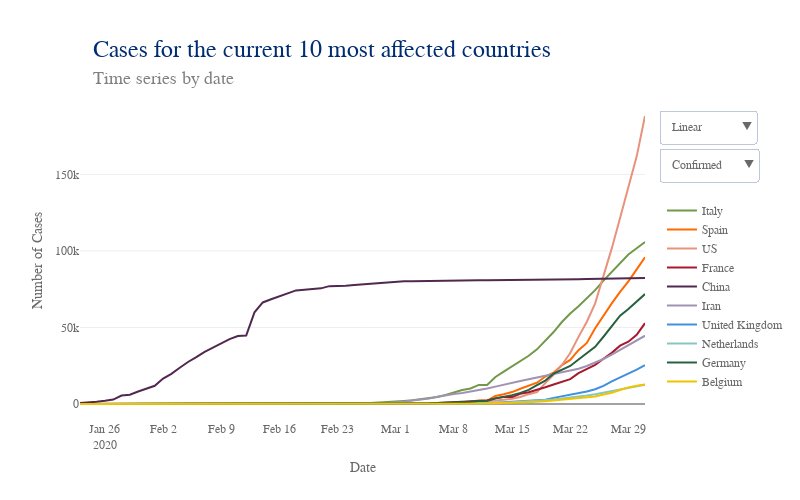

Source (notebook cell):
### Markdown cell above
## <span style="color:orange">Timelines</span>
<hr style="border: 1px solid #D3D3D3" >

### Code cell
# Plot timeline confirmed top ten countries

# Plot

data = []
for i, c in enumerate(top10_country):
    data.append(go.Scatter(x = df_merged[df_merged['Country/Region'] == c].dt,
                           y = df_merged[df_merged['Country/Region'] == c].confirmed,
                           name = c,
                           marker = dict(color = top10_col[i]),
                           hoverinfo = 'text+y',
                           hovertext = c,
                           hoverlabel = dict(bordercolor = top10_col[i], 
                                 bgcolor = 'white', 
                                 font = dict(color = top10_col[i])),
                          ))
    data.append(go.Scatter(x = df_merged[df_merged['Country/Region'] == c].dt,
                           y = df_merged[df_merged['Country/Region'] == c].deaths,
                           name = c,
                           marker = dict(color = top10_col[i]),
                           hoverinfo = 'text+y',
                           hovertext = c,
                           hoverlabel = dict(bordercolor = top10_col[i], 
                                 bgcolor = 'white', 
                                 font = dict(color = top10_col[i])),
                           showlegend = False,
                           visible = False
                          ))

conf_visible = [True, False, True, False, True, False, True, False, True, False, 
                True, False, True, False, True, False, True, False, True, False] 
death_visible = [False, True, False, True, False, True, False, True, False, True, 
                 False, True, False, True, False, True, False, True, False, True]

lay = go.Layout(width = 800, 
                height = 500, 
                #bargap = 0.2,
                xaxis = dict(title='Date',
                             nticks = 10,
                             rangemode = 'nonnegative',
                             zeroline = False,
                             showgrid = False,
                            ),
                yaxis = dict(title='Number of Cases',
                             type = 'linear',
                            ),
                hovermode = 'closest',
                font = dict(size = label_size,
                            family = label_font,
                            color = label_col,
                           ),
                legend = dict(x = 1.03, 
                              y = 0.7),
                annotations=[dict(x = 0.02,
                                  y = 1.2,
                                  showarrow = False,
                                  text = 'Cases for the current 10 most affected countries',
                                  xref = 'paper',
                                  yref = 'paper',
                                  font=dict(
                                      family = title_font,
                                      size = title_size,
                                      color = title_col,),
                                 ),
                             dict(x = 0.02,
                                  y = 1.1,
                                  showarrow = False,
                                  text = 'Time series by date',
                                  xref = 'paper',
                                  yref = 'paper',
                                  font=dict(
                                      family = subtitle_font,
                                      size = subtitle_size,
                                      color = subtitle_col,),
                                 ),
                            ],
                updatemenus=[dict(buttons=list([dict(args = ["yaxis.type", 'linear'],
                                                     label = 'Linear',
                                                     method = 'relayout'
                                                    ),
                                                dict(
                                                    args = ["yaxis.type", 'log'],
                                                    label = 'Logarithmic',
                                                    method = 'relayout'
                                                )
                                               ]),
                                  direction = "down",
                                  pad = {"r": 10, "t": 10},
                                  showactive = True,
                                  x = 1.025,
                                  xanchor = 'left',
                                  y = 1.00,
                                  yanchor = 'top'
                                 ),
                             dict(buttons=list([dict(args = [{'visible': conf_visible, 'showlegend' : True }],
                                                     label = 'Confirmed   ',
                                                     method = 'restyle'
                                                    ),
                                                dict(args = [{'visible': death_visible, 'showlegend' : True }],
                                                     label = 'Deaths',
                                                     method = 'restyle'
                                                    ),
                                               ]),
                                  direction = "down",
                                  pad = {"r": 10, "t": 10},
                                  showactive = True,
                                  x = 1.025,
                                  xanchor = 'left',
                                  y = 0.88,
                                  yanchor = 'top'
                                 ),
                            ]
               )


fig = dict(data=data, layout=lay)
plotly.offline.iplot(fig)

### Figure 1 — Plotly figure (JSON) as saved in the notebook; plotly's stock layout.template omitted (floating-point values rounded to 4 significant figures)
{"data": [{"hoverinfo": "text+y", "hoverlabel": {"bgcolor": "white", "bordercolor": "#719949", "font": {"color": "#719949"}}, "hovertext": "Italy", "marker": {"color": "#719949"}, "name": "Italy", "type": "scatter", "uid": "c3e3b04a-7443-11ea-810b-8c8590b56c5d", "x": ["2020-01-23", "2020-01-24", "2020-01-25", "2020-01-26", "2020-01-27", "2020-01-28", "2020-01-29", "2020-01-30", "2020-01-31", "2020-02-01", "2020-02-02", "2020-02-03", "2020-02-04", "2020-02-05", "2020-02-06", "2020-02-07", "2020-02-08", "2020-02-09", "2020-02-10", "2020-02-11", "2020-02-12", "2020-02-13", "2020-02-14", "2020-02-15", "2020-02-16", "2020-02-17", "2020-02-18", "2020-02-19", "2020-02-20", "2020-02-21", "2020-02-22", "2020-02-23", "2020-02-24", "2020-02-25", "2020-02-26", "2020-02-27", "2020-02-28", "2020-02-29", "2020-03-01", "2020-03-02", "2020-03-03", "2020-03-04", "2020-03-05", "2020-03-06", "2020-03-07", "2020-03-08", "2020-03-09", "2020-03-10", "2020-03-11", "2020-03-12", "2020-03-13", "2020-03-14", "2020-03-15", "2020-03-16", "2020-03-17", "2020-03-18", "2020-03-19", "2020-03-20", "2020-03-21", "2020-03-22", "2020-03-23", "2020-03-24", "2020-03-25", "2020-03-26", "2020-03-27", "2020-03-28", "2020-03-29", "2020-03-30", "2020-03-31"], "y": [0, 0, 0, 0, 0, 0, 0, 0, 2, 2, 2, 2, 2, 2, 2, 3, 3, 3, 3, 3, 3, 3, 3, 3, 3, 3, 3, 3, 3, 20, 62, 155, 229, 322, 453, 655, 888, 1128, 1694, 2036, 2502, 3089, 3858, 4636, 5883, 7375, 9172, 10149, 12462, 12462, 17660, 21157, 24747, 27980, 31506, 35713, 41035, 47021, 53578, 59138, 63927, 69176, 74386, 80589, 86498, 92472, 97689, 101739, 105792]}, {"hoverinfo": "text+y", "hoverlabel": {"bgcolor": "white", "bordercolor": "#719949", "font": {"color": "#719949"}}, "hovertext": "Italy", "marker": {"color": "#719949"}, "name": "Italy", "showlegend": false, "type": "scatter", "uid": "c3e3b240-7443-11ea-9f01-8c8590b56c5d", "visible": false, "x": ["2020-01-23", "2020-01-24", "2020-01-25", "2020-01-26", "2020-01-27", "2020-01-28", "2020-01-29", "2020-01-30", "2020-01-31", "2020-02-01", "2020-02-02", "2020-02-03", "2020-02-04", "2020-02-05", "2020-02-06", "2020-02-07", "2020-02-08", "2020-02-09", "2020-02-10", "2020-02-11", "2020-02-12", "2020-02-13", "2020-02-14", "2020-02-15", "2020-02-16", "2020-02-17", "2020-02-18", "2020-02-19", "2020-02-20", "2020-02-21", "2020-02-22", "2020-02-23", "2020-02-24", "2020-02-25", "2020-02-26", "2020-02-27", "2020-02-28", "2020-02-29", "2020-03-01", "2020-03-02", "2020-03-03", "2020-03-04", "2020-03-05", "2020-03-06", "2020-03-07", "2020-03-08", "2020-03-09", "2020-03-10", "2020-03-11", "2020-03-12", "2020-03-13", "2020-03-14", "2020-03-15", "2020-03-16", "2020-03-17", "2020-03-18", "2020-03-19", "2020-03-20", "2020-03-21", "2020-03-22", "2020-03-23", "2020-03-24", "2020-03-25", "2020-03-26", "2020-03-27", "2020-03-28", "2020-03-29", "2020-03-30", "2020-03-31"], "y": [0, 0, 0, 0, 0, 0, 0, 0, 0, 0, 0, 0, 0, 0, 0, 0, 0, 0, 0, 0, 0, 0, 0, 0, 0, 0, 0, 0, 0, 1, 2, 3, 7, 10, 12, 17, 21, 29, 34, 52, 79, 107, 148, 197, 233, 366, 463, 631, 827, 827, 1266, 1441, 1809, 2158, 2503, 2978, 3405, 4032, 4825, 5476, 6077, 6820, 7503, 8215, 9134, 10023, 10779, 11591, 12428]}, {"hoverinfo": "text+y", "hoverlabel": {"bgcolor": "white", "bordercolor": "#FF6900", "font": {"color": "#FF6900"}}, "hovertext": "Spain", "marker": {"color": "#FF6900"}, "name": "Spain", "type": "scatter", "uid": "c3e3b358-7443-11ea-b7b4-8c8590b56c5d", "x": ["2020-01-23", "2020-01-24", "2020-01-25", "2020-01-26", "2020-01-27", "2020-01-28", "2020-01-29", "2020-01-30", "2020-01-31", "2020-02-01", "2020-02-02", "2020-02-03", "2020-02-04", "2020-02-05", "2020-02-06", "2020-02-07", "2020-02-08", "2020-02-09", "2020-02-10", "2020-02-11", "2020-02-12", "2020-02-13", "2020-02-14", "2020-02-15", "2020-02-16", "2020-02-17", "2020-02-18", "2020-02-19", "2020-02-20", "2020-02-21", "2020-02-22", "2020-02-23", "2020-02-24", "2020-02-25", "2020-02-26", "2020-02-27", "2020-02-28", "2020-02-29", "2020-03-01", "2020-03-02", "2020-03-03", "2020-03-04", "2020-03-05", "2020-03-06", "2020-03-07", "2020-03-08", "2020-03-09", "2020-03-10", "2020-03-11", "2020-03-12", "2020-03-13", "2020-03-14", "2020-03-15", "2020-03-16", "2020-03-17", "2020-03-18", "2020-03-19", "2020-03-20", "2020-03-21", "2020-03-22", "2020-03-23", "2020-03-24", "2020-03-25", "2020-03-26", "2020-03-27", "2020-03-28", "2020-03-29", "2020-03-30", "2020-03-31"], "y": [0, 0, 0, 0, 0, 0, 0, 0, 0, 1, 1, 1, 1, 1, 1, 1, 1, 2, 2, 2, 2, 2, 2, 2, 2, 2, 2, 2, 2, 2, 2, 2, 2, 6, 13, 15, 32, 45, 84, 120, 165, 222, 259, 400, 500, 673, 1073, 1695, 2277, 2277, 5232, 6391, 7798, 9942, 11748, 13910, 17963, 20410, 25374, 28768, 35136, 39885, 49515, 57786, 65719, 73235, 80110, 87956, 95923]}, {"hoverinfo": "text+y", "hoverlabel": {"bgcolor": "white", "bordercolor": "#FF6900", "font": {"color": "#FF6900"}}, "hovertext": "Spain", "marker": {"color": "#FF6900"}, "name": "Spain", "showlegend": false, "type": "scatter", "uid": "c3e3b450-7443-11ea-9b1c-8c8590b56c5d", "visible": false, "x": ["2020-01-23", "2020-01-24", "2020-01-25", "2020-01-26", "2020-01-27", "2020-01-28", "2020-01-29", "2020-01-30", "2020-01-31", "2020-02-01", "2020-02-02", "2020-02-03", "2020-02-04", "2020-02-05", "2020-02-06", "2020-02-07", "2020-02-08", "2020-02-09", "2020-02-10", "2020-02-11", "2020-02-12", "2020-02-13", "2020-02-14", "2020-02-15", "2020-02-16", "2020-02-17", "2020-02-18", "2020-02-19", "2020-02-20", "2020-02-21", "2020-02-22", "2020-02-23", "2020-02-24", "2020-02-25", "2020-02-26", "2020-02-27", "2020-02-28", "2020-02-29", "2020-03-01", "2020-03-02", "2020-03-03", "2020-03-04", "2020-03-05", "2020-03-06", "2020-03-07", "2020-03-08", "2020-03-09", "2020-03-10", "2020-03-11", "2020-03-12", "2020-03-13", "2020-03-14", "2020-03-15", "2020-03-16", "2020-03-17", "2020-03-18", "2020-03-19", "2020-03-20", "2020-03-21", "2020-03-22", "2020-03-23", "2020-03-24", "2020-03-25", "2020-03-26", "2020-03-27", "2020-03-28", "2020-03-29", "2020-03-30", "2020-03-31"], "y": [0, 0, 0, 0, 0, 0, 0, 0, 0, 0, 0, 0, 0, 0, 0, 0, 0, 0, 0, 0, 0, 0, 0, 0, 0, 0, 0, 0, 0, 0, 0, 0, 0, 0, 0, 0, 0, 0, 0, 0, 1, 2, 3, 5, 10, 17, 28, 35, 54, 55, 133, 195, 289, 342, 533, 623, 830, 1043, 1375, 1772, 2311, 2808, 3647, 4365, 5138, 5982, 6803, 7716, 8464]}, {"hoverinfo": "text+y", "hoverlabel": {"bgcolor": "white", "bordercolor": "#E8927C", "font": {"color": "#E8927C"}}, "hovertext": "US", "marker": {"color": "#E8927C"}, "name": "US", "type": "scatter", "uid": "c3e3b540-7443-11ea-b976-8c8590b56c5d", "x": ["2020-01-23", "2020-01-24", "2020-01-25", "2020-01-26", "2020-01-27", "2020-01-28", "2020-01-29", "2020-01-30", "2020-01-31", "2020-02-01", "2020-02-02", "2020-02-03", "2020-02-04", "2020-02-05", "2020-02-06", "2020-02-07", "2020-02-08", "2020-02-09", "2020-02-10", "2020-02-11", "2020-02-12", "2020-02-13", "2020-02-14", "2020-02-15", "2020-02-16", "2020-02-17", "2020-02-18", "2020-02-19", "2020-02-20", "2020-02-21", "2020-02-22", "2020-02-23", "2020-02-24", "2020-02-25", "2020-02-26", "2020-02-27", "2020-02-28", "2020-02-29", "2020-03-01", "2020-03-02", "2020-03-03", "2020-03-04", "2020-03-05", "2020-03-06", "2020-03-07", "2020-03-08", "2020-03-09", "2020-03-10", "2020-03-11", "2020-03-12", "2020-03-13", "2020-03-14", "2020-03-15", "2020-03-16", "2020-03-17", "2020-03-18", "2020-03-19", "2020-03-20", "2020-03-21", "2020-03-22", "2020-03-23", "2020-03-24", "2020-03-25", "2020-03-26", "2020-03-27", "2020-03-28", "2020-03-29", "2020-03-30", "2020-03-31"], "y": [1, 2, 2, 5, 5, 5, 5, 5, 7, 8, 8, 11, 11, 11, 11, 11, 11, 11, 11, 12, 12, 13, 13, 13, 13, 13, 13, 13, 13, 15, 15, 15, 51, 51, 57, 58, 60, 68, 74, 98, 118, 149, 217, 262, 402, 518, 583, 959, 1281, 1663, 2179, 2727, 3499, 4632, 6421, 7783, 13677, 19100, 25489, 33276, 43847, 53740, 65778, 83836, 101657, 121478, 140886, 161807, 188172]}, {"hoverinfo": "text+y", "hoverlabel": {"bgcolor": "white", "bordercolor": "#E8927C", "font": {"color": "#E8927C"}}, "hovertext": "US", "marker": {"color": "#E8927C"}, "name": "US", "showlegend": false, "type": "scatter", "uid": "c3e3b62e-7443-11ea-b3eb-8c8590b56c5d", "visible": false, "x": ["2020-01-23", "2020-01-24", "2020-01-25", "2020-01-26", "2020-01-27", "2020-01-28", "2020-01-29", "2020-01-30", "2020-01-31", "2020-02-01", "2020-02-02", "2020-02-03", "2020-02-04", "2020-02-05", "2020-02-06", "2020-02-07", "2020-02-08", "2020-02-09", "2020-02-10", "2020-02-11", "2020-02-12", "2020-02-13", "2020-02-14", "2020-02-15", "2020-02-16", "2020-02-17", "2020-02-18", "2020-02-19", "2020-02-20", "2020-02-21", "2020-02-22", "2020-02-23", "2020-02-24", "2020-02-25", "2020-02-26", "2020-02-27", "2020-02-28", "2020-02-29", "2020-03-01", "2020-03-02", "2020-03-03", "2020-03-04", "2020-03-05", "2020-03-06", "2020-03-07", "2020-03-08", "2020-03-09", "2020-03-10", "2020-03-11", "2020-03-12", "2020-03-13", "2020-03-14", "2020-03-15", "2020-03-16", "2020-03-17", "2020-03-18", "2020-03-19", "2020-03-20", "2020-03-21", "2020-03-22", "2020-03-23", "2020-03-24", "2020-03-25", "2020-03-26", "2020-03-27", "2020-03-28", "2020-03-29", "2020-03-30", "2020-03-31"], "y": [0, 0, 0, 0, 0, 0, 0, 0, 0, 0, 0, 0, 0, 0, 0, 0, 0, 0, 0, 0, 0, 0, 0, 0, 0, 0, 0, 0, 0, 0, 0, 0, 0, 0, 0, 0, 0, 1, 1, 6, 7, 11, 12, 14, 17, 21, 22, 28, 36, 40, 47, 54, 63, 85, 108, 118, 200, 244, 307, 417, 557, 706, 942, 1209, 1581, 2026, 2467, 2978, 3873]}, {"hoverinfo": "text+y", "hoverlabel": {"bgcolor": "white", "bordercolor": "#A6192E", "font": {"color": "#A6192E"}}, "hovertext": "France", "marker": {"color": "#A6192E"}, "name": "France", "type": "scatter", "uid": "c3e3b718-7443-11ea-a8f7-8c8590b56c5d", "x": ["2020-01-23", "2020-01-24", "2020-01-25", "2020-01-26", "2020-01-27", "2020-01-28", "2020-01-29", "2020-01-30", "2020-01-31", "2020-02-01", "2020-02-02", "2020-02-03", "2020-02-04", "2020-02-05", "2020-02-06", "2020-02-07", "2020-02-08", "2020-02-09", "2020-02-10", "2020-02-11", "2020-02-12", "2020-02-13", "2020-02-14", "2020-02-15", "2020-02-16", "2020-02-17", "2020-02-18", "2020-02-19", "2020-02-20", "2020-02-21", "2020-02-22", "2020-02-23", "2020-02-24", "2020-02-25", "2020-02-26", "2020-02-27", "2020-02-28", "2020-02-29", "2020-03-01", "2020-03-02", "2020-03-03", "2020-03-04", "2020-03-05", "2020-03-06", "2020-03-07", "2020-03-08", "2020-03-09", "2020-03-10", "2020-03-11", "2020-03-12", "2020-03-13", "2020-03-14", "2020-03-15", "2020-03-16", "2020-03-17", "2020-03-18", "2020-03-19", "2020-03-20", "2020-03-21", "2020-03-22", "2020-03-23", "2020-03-24", "2020-03-25", "2020-03-26", "2020-03-27", "2020-03-28", "2020-03-29", "2020-03-30", "2020-03-31"], "y": [0, 2, 3, 3, 3, 4, 5, 5, 5, 6, 6, 6, 6, 6, 6, 6, 11, 11, 11, 11, 11, 11, 11, 12, 12, 12, 12, 12, 12, 12, 12, 12, 12, 14, 18, 38, 57, 100, 130, 191, 204, 288, 380, 656, 959, 1136, 1219, 1794, 2293, 2293, 3681, 4496, 4532, 6683, 7715, 9124, 10970, 12758, 14463, 16243, 20123, 22622, 25600, 29551, 33402, 38105, 40708, 45170, 52827]}, {"hoverinfo": "text+y", "hoverlabel": {"bgcolor": "white", "bordercolor": "#A6192E", "font": {"color": "#A6192E"}}, "hovertext": "France", "marker": {"color": "#A6192E"}, "name": "France", "showlegend": false, "type": "scatter", "uid": "c3e3b806-7443-11ea-8a2f-8c8590b56c5d", "visible": false, "x": ["2020-01-23", "2020-01-24", "2020-01-25", "2020-01-26", "2020-01-27", "2020-01-28", "2020-01-29", "2020-01-30", "2020-01-31", "2020-02-01", "2020-02-02", "2020-02-03", "2020-02-04", "2020-02-05", "2020-02-06", "2020-02-07", "2020-02-08", "2020-02-09", "2020-02-10", "2020-02-11", "2020-02-12", "2020-02-13", "2020-02-14", "2020-02-15", "2020-02-16", "2020-02-17", "2020-02-18", "2020-02-19", "2020-02-20", "2020-02-21", "2020-02-22", "2020-02-23", "2020-02-24", "2020-02-25", "2020-02-26", "2020-02-27", "2020-02-28", "2020-02-29", "2020-03-01", "2020-03-02", "2020-03-03", "2020-03-04", "2020-03-05", "2020-03-06", "2020-03-07", "2020-03-08", "2020-03-09", "2020-03-10", "2020-03-11", "2020-03-12", "2020-03-13", "2020-03-14", "2020-03-15", "2020-03-16", "2020-03-17", "2020-03-18", "2020-03-19", "2020-03-20", "2020-03-21", "2020-03-22", "2020-03-23", "2020-03-24", "2020-03-25", "2020-03-26", "2020-03-27", "2020-03-28", "2020-03-29", "2020-03-30", "2020-03-31"], "y": [0, 0, 0, 0, 0, 0, 0, 0, 0, 0, 0, 0, 0, 0, 0, 0, 0, 0, 0, 0, 0, 0, 0, 1, 1, 1, 1, 1, 1, 1, 1, 1, 1, 1, 2, 2, 2, 2, 2, 3, 4, 4, 6, 9, 11, 19, 19, 33, 48, 48, 79, 91, 91, 149, 149, 149, 244, 451, 563, 676, 862, 1102, 1333, 1698, 1997, 2317, 2611, 3030, 3532]}, {"hoverinfo": "text+y", "hoverlabel": {"bgcolor": "white", "bordercolor": "#51284F", "font": {"color": "#51284F"}}, "hovertext": "China", "marker": {"color": "#51284F"}, "name": "China", "type": "scatter", "uid": "c3e3b8f6-7443-11ea-8dd5-8c8590b56c5d", "x": ["2020-01-23", "2020-01-24", "2020-01-25", "2020-01-26", "2020-01-27", "2020-01-28", "2020-01-29", "2020-01-30", "2020-01-31", "2020-02-01", "2020-02-02", "2020-02-03", "2020-02-04", "2020-02-05", "2020-02-06", "2020-02-07", "2020-02-08", "2020-02-09", "2020-02-10", "2020-02-11", "2020-02-12", "2020-02-13", "2020-02-14", "2020-02-15", "2020-02-16", "2020-02-17", "2020-02-18", "2020-02-19", "2020-02-20", "2020-02-21", "2020-02-22", "2020-02-23", "2020-02-24", "2020-02-25", "2020-02-26", "2020-02-27", "2020-02-28", "2020-02-29", "2020-03-01", "2020-03-02", "2020-03-03", "2020-03-04", "2020-03-05", "2020-03-06", "2020-03-07", "2020-03-08", "2020-03-09", "2020-03-10", "2020-03-11", "2020-03-12", "2020-03-13", "2020-03-14", "2020-03-15", "2020-03-16", "2020-03-17", "2020-03-18", "2020-03-19", "2020-03-20", "2020-03-21", "2020-03-22", "2020-03-23", "2020-03-24", "2020-03-25", "2020-03-26", "2020-03-27", "2020-03-28", "2020-03-29", "2020-03-30", "2020-03-31"], "y": [643, 920, 1406, 2075, 2877, 5509, 6087, 8141, 9802, 11891, 16630, 19716, 23707, 27440, 30587, 34110, 36814, 39829, 42354, 44386, 44759, 59895, 66358, 68413, 70513, 72434, 74211, 74619, 75077, 75550, 77001, 77022, 77241, 77754, 78166, 78600, 78928, 79356, 79932, 80136, 80261, 80386, 80537, 80690, 80770, 80823, 80860, 80887, 80921, 80932, 80945, 80977, 81003, 81033, 81058, 81102, 81156, 81250, 81305, 81435, 81498, 81591, 81661, 81782, 81897, 81999, 82122, 82198, 82279]}, {"hoverinfo": "text+y", "hoverlabel": {"bgcolor": "white", "bordercolor": "#51284F", "font": {"color": "#51284F"}}, "hovertext": "China", "marker": {"color": "#51284F"}, "name": "China", "showlegend": false, "type": "scatter", "uid": "c3e3b9dc-7443-11ea-9412-8c8590b56c5d", "visible": false, "x": ["2020-01-23", "2020-01-24", "2020-01-25", "2020-01-26", "2020-01-27", "2020-01-28", "2020-01-29", "2020-01-30", "2020-01-31", "2020-02-01", "2020-02-02", "2020-02-03", "2020-02-04", "2020-02-05", "2020-02-06", "2020-02-07", "2020-02-08", "2020-02-09", "2020-02-10", "2020-02-11", "2020-02-12", "2020-02-13", "2020-02-14", "2020-02-15", "2020-02-16", "2020-02-17", "2020-02-18", "2020-02-19", "2020-02-20", "2020-02-21", "2020-02-22", "2020-02-23", "2020-02-24", "2020-02-25", "2020-02-26", "2020-02-27", "2020-02-28", "2020-02-29", "2020-03-01", "2020-03-02", "2020-03-03", "2020-03-04", "2020-03-05", "2020-03-06", "2020-03-07", "2020-03-08", "2020-03-09", "2020-03-10", "2020-03-11", "2020-03-12", "2020-03-13", "2020-03-14", "2020-03-15", "2020-03-16", "2020-03-17", "2020-03-18", "2020-03-19", "2020-03-20", "2020-03-21", "2020-03-22", "2020-03-23", "2020-03-24", "2020-03-25", "2020-03-26", "2020-03-27", "2020-03-28", "2020-03-29", "2020-03-30", "2020-03-31"], "y": [18, 26, 42, 56, 82, 131, 133, 171, 213, 259, 361, 425, 491, 563, 633, 718, 805, 905, 1012, 1112, 1117, 1369, 1521, 1663, 1766, 1864, 2003, 2116, 2238, 2238, 2443, 2445, 2595, 2665, 2717, 2746, 2790, 2837, 2872, 2914, 2947, 2983, 3015, 3044, 3072, 3100, 3123, 3139, 3161, 3172, 3180, 3193, 3203, 3217, 3230, 3241, 3249, 3253, 3259, 3274, 3274, 3281, 3285, 3291, 3296, 3299, 3304, 3308, 3309]}, {"hoverinfo": "text+y", "hoverlabel": {"bgcolor": "white", "bordercolor": "#A192B2", "font": {"color": "#A192B2"}}, "hovertext": "Iran", "marker": {"color": "#A192B2"}, "name": "Iran", "type": "scatter", "uid": "c3e3baca-7443-11ea-a1d4-8c8590b56c5d", "x": ["2020-01-23", "2020-01-24", "2020-01-25", "2020-01-26", "2020-01-27", "2020-01-28", "2020-01-29", "2020-01-30", "2020-01-31", "2020-02-01", "2020-02-02", "2020-02-03", "2020-02-04", "2020-02-05", "2020-02-06", "2020-02-07", "2020-02-08", "2020-02-09", "2020-02-10", "2020-02-11", "2020-02-12", "2020-02-13", "2020-02-14", "2020-02-15", "2020-02-16", "2020-02-17", "2020-02-18", "2020-02-19", "2020-02-20", "2020-02-21", "2020-02-22", "2020-02-23", "2020-02-24", "2020-02-25", "2020-02-26", "2020-02-27", "2020-02-28", "2020-02-29", "2020-03-01", "2020-03-02", "2020-03-03", "2020-03-04", "2020-03-05", "2020-03-06", "2020-03-07", "2020-03-08", "2020-03-09", "2020-03-10", "2020-03-11", "2020-03-12", "2020-03-13", "2020-03-14", "2020-03-15", "2020-03-16", "2020-03-17", "2020-03-18", "2020-03-19", "2020-03-20", "2020-03-21", "2020-03-22", "2020-03-23", "2020-03-24", "2020-03-25", "2020-03-26", "2020-03-27", "2020-03-28", "2020-03-29", "2020-03-30", "2020-03-31"], "y": [0, 0, 0, 0, 0, 0, 0, 0, 0, 0, 0, 0, 0, 0, 0, 0, 0, 0, 0, 0, 0, 0, 0, 0, 0, 0, 0, 2, 5, 18, 28, 43, 61, 95, 139, 245, 388, 593, 978, 1501, 2336, 2922, 3513, 4747, 5823, 6566, 7161, 8042, 9000, 10075, 11364, 12729, 13938, 14991, 16169, 17361, 18407, 19644, 20610, 21638, 23049, 24811, 27017, 29406, 32332, 35408, 38309, 41495, 44605]}, {"hoverinfo": "text+y", "hoverlabel": {"bgcolor": "white", "bordercolor": "#A192B2", "font": {"color": "#A192B2"}}, "hovertext": "Iran", "marker": {"color": "#A192B2"}, "name": "Iran", "showlegend": false, "type": "scatter", "uid": "c3e3bbb4-7443-11ea-82be-8c8590b56c5d", "visible": false, "x": ["2020-01-23", "2020-01-24", "2020-01-25", "2020-01-26", "2020-01-27", "2020-01-28", "2020-01-29", "2020-01-30", "2020-01-31", "2020-02-01", "2020-02-02", "2020-02-03", "2020-02-04", "2020-02-05", "2020-02-06", "2020-02-07", "2020-02-08", "2020-02-09", "2020-02-10", "2020-02-11", "2020-02-12", "2020-02-13", "2020-02-14", "2020-02-15", "2020-02-16", "2020-02-17", "2020-02-18", "2020-02-19", "2020-02-20", "2020-02-21", "2020-02-22", "2020-02-23", "2020-02-24", "2020-02-25", "2020-02-26", "2020-02-27", "2020-02-28", "2020-02-29", "2020-03-01", "2020-03-02", "2020-03-03", "2020-03-04", "2020-03-05", "2020-03-06", "2020-03-07", "2020-03-08", "2020-03-09", "2020-03-10", "2020-03-11", "2020-03-12", "2020-03-13", "2020-03-14", "2020-03-15", "2020-03-16", "2020-03-17", "2020-03-18", "2020-03-19", "2020-03-20", "2020-03-21", "2020-03-22", "2020-03-23", "2020-03-24", "2020-03-25", "2020-03-26", "2020-03-27", "2020-03-28", "2020-03-29", "2020-03-30", "2020-03-31"], "y": [0, 0, 0, 0, 0, 0, 0, 0, 0, 0, 0, 0, 0, 0, 0, 0, 0, 0, 0, 0, 0, 0, 0, 0, 0, 0, 0, 2, 2, 4, 5, 8, 12, 16, 19, 26, 34, 43, 54, 66, 77, 92, 107, 124, 145, 194, 237, 291, 354, 429, 514, 611, 724, 853, 988, 1135, 1284, 1433, 1556, 1685, 1812, 1934, 2077, 2234, 2378, 2517, 2640, 2757, 2898]}, {"hoverinfo": "text+y", "hoverlabel": {"bgcolor": "white", "bordercolor": "#418FDE", "font": {"color": "#418FDE"}}, "hovertext": "United Kingdom", "marker": {"color": "#418FDE"}, "name": "United Kingdom", "type": "scatter", "uid": "c3e3bc98-7443-11ea-8bc6-8c8590b56c5d", "x": ["2020-01-23", "2020-01-24", "2020-01-25", "2020-01-26", "2020-01-27", "2020-01-28", "2020-01-29", "2020-01-30", "2020-01-31", "2020-02-01", "2020-02-02", "2020-02-03", "2020-02-04", "2020-02-05", "2020-02-06", "2020-02-07", "2020-02-08", "2020-02-09", "2020-02-10", "2020-02-11", "2020-02-12", "2020-02-13", "2020-02-14", "2020-02-15", "2020-02-16", "2020-02-17", "2020-02-18", "2020-02-19", "2020-02-20", "2020-02-21", "2020-02-22", "2020-02-23", "2020-02-24", "2020-02-25", "2020-02-26", "2020-02-27", "2020-02-28", "2020-02-29", "2020-03-01", "2020-03-02", "2020-03-03", "2020-03-04", "2020-03-05", "2020-03-06", "2020-03-07", "2020-03-08", "2020-03-09", "2020-03-10", "2020-03-11", "2020-03-12", "2020-03-13", "2020-03-14", "2020-03-15", "2020-03-16", "2020-03-17", "2020-03-18", "2020-03-19", "2020-03-20", "2020-03-21", "2020-03-22", "2020-03-23", "2020-03-24", "2020-03-25", "2020-03-26", "2020-03-27", "2020-03-28", "2020-03-29", "2020-03-30", "2020-03-31"], "y": [0, 0, 0, 0, 0, 0, 0, 0, 2, 2, 2, 2, 2, 2, 2, 3, 3, 3, 8, 8, 9, 9, 9, 9, 9, 9, 9, 9, 9, 9, 9, 9, 13, 13, 13, 15, 20, 23, 36, 40, 51, 86, 116, 164, 207, 274, 322, 384, 459, 459, 802, 1144, 1145, 1551, 1960, 2642, 2716, 4014, 5067, 5745, 6726, 8164, 9640, 11812, 14745, 17312, 19780, 22453, 25481]}, {"hoverinfo": "text+y", "hoverlabel": {"bgcolor": "white", "bordercolor": "#418FDE", "font": {"color": "#418FDE"}}, "hovertext": "United Kingdom", "marker": {"color": "#418FDE"}, "name": "United Kingdom", "showlegend": false, "type": "scatter", "uid": "c3e3bd80-7443-11ea-93fe-8c8590b56c5d", "visible": false, "x": ["2020-01-23", "2020-01-24", "2020-01-25", "2020-01-26", "2020-01-27", "2020-01-28", "2020-01-29", "2020-01-30", "2020-01-31", "2020-02-01", "2020-02-02", "2020-02-03", "2020-02-04", "2020-02-05", "2020-02-06", "2020-02-07", "2020-02-08", "2020-02-09", "2020-02-10", "2020-02-11", "2020-02-12", "2020-02-13", "2020-02-14", "2020-02-15", "2020-02-16", "2020-02-17", "2020-02-18", "2020-02-19", "2020-02-20", "2020-02-21", "2020-02-22", "2020-02-23", "2020-02-24", "2020-02-25", "2020-02-26", "2020-02-27", "2020-02-28", "2020-02-29", "2020-03-01", "2020-03-02", "2020-03-03", "2020-03-04", "2020-03-05", "2020-03-06", "2020-03-07", "2020-03-08", "2020-03-09", "2020-03-10", "2020-03-11", "2020-03-12", "2020-03-13", "2020-03-14", "2020-03-15", "2020-03-16", "2020-03-17", "2020-03-18", "2020-03-19", "2020-03-20", "2020-03-21", "2020-03-22", "2020-03-23", "2020-03-24", "2020-03-25", "2020-03-26", "2020-03-27", "2020-03-28", "2020-03-29", "2020-03-30", "2020-03-31"], "y": [0, 0, 0, 0, 0, 0, 0, 0, 0, 0, 0, 0, 0, 0, 0, 0, 0, 0, 0, 0, 0, 0, 0, 0, 0, 0, 0, 0, 0, 0, 0, 0, 0, 0, 0, 0, 0, 0, 0, 0, 0, 0, 1, 2, 2, 3, 4, 6, 8, 8, 8, 21, 21, 56, 56, 72, 138, 178, 234, 282, 336, 423, 466, 580, 761, 1021, 1231, 1411, 1793]}, {"hoverinfo": "text+y", "hoverlabel": {"bgcolor": "white", "bordercolor": "#86C8BC", "font": {"color": "#86C8BC"}}, "hovertext": "Netherlands", "marker": {"color": "#86C8BC"}, "name": "Netherlands", "type": "scatter", "uid": "c3e3be64-7443-11ea-a7d6-8c8590b56c5d", "x": ["2020-01-23", "2020-01-24", "2020-01-25", "2020-01-26", "2020-01-27", "2020-01-28", "2020-01-29", "2020-01-30", "2020-01-31", "2020-02-01", "2020-02-02", "2020-02-03", "2020-02-04", "2020-02-05", "2020-02-06", "2020-02-07", "2020-02-08", "2020-02-09", "2020-02-10", "2020-02-11", "2020-02-12", "2020-02-13", "2020-02-14", "2020-02-15", "2020-02-16", "2020-02-17", "2020-02-18", "2020-02-19", "2020-02-20", "2020-02-21", "2020-02-22", "2020-02-23", "2020-02-24", "2020-02-25", "2020-02-26", "2020-02-27", "2020-02-28", "2020-02-29", "2020-03-01", "2020-03-02", "2020-03-03", "2020-03-04", "2020-03-05", "2020-03-06", "2020-03-07", "2020-03-08", "2020-03-09", "2020-03-10", "2020-03-11", "2020-03-12", "2020-03-13", "2020-03-14", "2020-03-15", "2020-03-16", "2020-03-17", "2020-03-18", "2020-03-19", "2020-03-20", "2020-03-21", "2020-03-22", "2020-03-23", "2020-03-24", "2020-03-25", "2020-03-26", "2020-03-27", "2020-03-28", "2020-03-29", "2020-03-30", "2020-03-31"], "y": [0, 0, 0, 0, 0, 0, 0, 0, 0, 0, 0, 0, 0, 0, 0, 0, 0, 0, 0, 0, 0, 0, 0, 0, 0, 0, 0, 0, 0, 0, 0, 0, 0, 0, 0, 1, 1, 6, 10, 18, 24, 38, 82, 128, 188, 265, 321, 382, 503, 503, 806, 962, 1138, 1416, 1711, 2058, 2467, 3003, 3640, 4217, 4764, 5580, 6438, 7468, 8647, 9819, 10930, 11817, 12667]}, {"hoverinfo": "text+y", "hoverlabel": {"bgcolor": "white", "bordercolor": "#86C8BC", "font": {"color": "#86C8BC"}}, "hovertext": "Netherlands", "marker": {"color": "#86C8BC"}, "name": "Netherlands", "showlegend": false, "type": "scatter", "uid": "c3e3bf4a-7443-11ea-ac14-8c8590b56c5d", "visible": false, "x": ["2020-01-23", "2020-01-24", "2020-01-25", "2020-01-26", "2020-01-27", "2020-01-28", "2020-01-29", "2020-01-30", "2020-01-31", "2020-02-01", "2020-02-02", "2020-02-03", "2020-02-04", "2020-02-05", "2020-02-06", "2020-02-07", "2020-02-08", "2020-02-09", "2020-02-10", "2020-02-11", "2020-02-12", "2020-02-13", "2020-02-14", "2020-02-15", "2020-02-16", "2020-02-17", "2020-02-18", "2020-02-19", "2020-02-20", "2020-02-21", "2020-02-22", "2020-02-23", "2020-02-24", "2020-02-25", "2020-02-26", "2020-02-27", "2020-02-28", "2020-02-29", "2020-03-01", "2020-03-02", "2020-03-03", "2020-03-04", "2020-03-05", "2020-03-06", "2020-03-07", "2020-03-08", "2020-03-09", "2020-03-10", "2020-03-11", "2020-03-12", "2020-03-13", "2020-03-14", "2020-03-15", "2020-03-16", "2020-03-17", "2020-03-18", "2020-03-19", "2020-03-20", "2020-03-21", "2020-03-22", "2020-03-23", "2020-03-24", "2020-03-25", "2020-03-26", "2020-03-27", "2020-03-28", "2020-03-29", "2020-03-30", "2020-03-31"], "y": [0, 0, 0, 0, 0, 0, 0, 0, 0, 0, 0, 0, 0, 0, 0, 0, 0, 0, 0, 0, 0, 0, 0, 0, 0, 0, 0, 0, 0, 0, 0, 0, 0, 0, 0, 0, 0, 0, 0, 0, 0, 0, 0, 1, 1, 3, 3, 4, 5, 5, 10, 12, 20, 24, 43, 58, 77, 107, 137, 180, 214, 277, 357, 435, 547, 640, 772, 865, 1040]}, {"hoverinfo": "text+y", "hoverlabel": {"bgcolor": "white", "bordercolor": "#286140", "font": {"color": "#286140"}}, "hovertext": "Germany", "marker": {"color": "#286140"}, "name": "Germany", "type": "scatter", "uid": "c3e3c030-7443-11ea-856b-8c8590b56c5d", "x": ["2020-01-23", "2020-01-24", "2020-01-25", "2020-01-26", "2020-01-27", "2020-01-28", "2020-01-29", "2020-01-30", "2020-01-31", "2020-02-01", "2020-02-02", "2020-02-03", "2020-02-04", "2020-02-05", "2020-02-06", "2020-02-07", "2020-02-08", "2020-02-09", "2020-02-10", "2020-02-11", "2020-02-12", "2020-02-13", "2020-02-14", "2020-02-15", "2020-02-16", "2020-02-17", "2020-02-18", "2020-02-19", "2020-02-20", "2020-02-21", "2020-02-22", "2020-02-23", "2020-02-24", "2020-02-25", "2020-02-26", "2020-02-27", "2020-02-28", "2020-02-29", "2020-03-01", "2020-03-02", "2020-03-03", "2020-03-04", "2020-03-05", "2020-03-06", "2020-03-07", "2020-03-08", "2020-03-09", "2020-03-10", "2020-03-11", "2020-03-12", "2020-03-13", "2020-03-14", "2020-03-15", "2020-03-16", "2020-03-17", "2020-03-18", "2020-03-19", "2020-03-20", "2020-03-21", "2020-03-22", "2020-03-23", "2020-03-24", "2020-03-25", "2020-03-26", "2020-03-27", "2020-03-28", "2020-03-29", "2020-03-30", "2020-03-31"], "y": [0, 0, 0, 0, 1, 4, 4, 4, 5, 8, 10, 12, 12, 12, 12, 13, 13, 14, 14, 16, 16, 16, 16, 16, 16, 16, 16, 16, 16, 16, 16, 16, 16, 17, 27, 46, 48, 79, 130, 159, 196, 262, 482, 670, 799, 1040, 1176, 1457, 1908, 2078, 3675, 4585, 5795, 7272, 9257, 12327, 15320, 19848, 22213, 24873, 29056, 32986, 37323, 43938, 50871, 57695, 62095, 66885, 71808]}, {"hoverinfo": "text+y", "hoverlabel": {"bgcolor": "white", "bordercolor": "#286140", "font": {"color": "#286140"}}, "hovertext": "Germany", "marker": {"color": "#286140"}, "name": "Germany", "showlegend": false, "type": "scatter", "uid": "c3e3c10a-7443-11ea-9307-8c8590b56c5d", "visible": false, "x": ["2020-01-23", "2020-01-24", "2020-01-25", "2020-01-26", "2020-01-27", "2020-01-28", "2020-01-29", "2020-01-30", "2020-01-31", "2020-02-01", "2020-02-02", "2020-02-03", "2020-02-04", "2020-02-05", "2020-02-06", "2020-02-07", "2020-02-08", "2020-02-09", "2020-02-10", "2020-02-11", "2020-02-12", "2020-02-13", "2020-02-14", "2020-02-15", "2020-02-16", "2020-02-17", "2020-02-18", "2020-02-19", "2020-02-20", "2020-02-21", "2020-02-22", "2020-02-23", "2020-02-24", "2020-02-25", "2020-02-26", "2020-02-27", "2020-02-28", "2020-02-29", "2020-03-01", "2020-03-02", "2020-03-03", "2020-03-04", "2020-03-05", "2020-03-06", "2020-03-07", "2020-03-08", "2020-03-09", "2020-03-10", "2020-03-11", "2020-03-12", "2020-03-13", "2020-03-14", "2020-03-15", "2020-03-16", "2020-03-17", "2020-03-18", "2020-03-19", "2020-03-20", "2020-03-21", "2020-03-22", "2020-03-23", "2020-03-24", "2020-03-25", "2020-03-26", "2020-03-27", "2020-03-28", "2020-03-29", "2020-03-30", "2020-03-31"], "y": [0, 0, 0, 0, 0, 0, 0, 0, 0, 0, 0, 0, 0, 0, 0, 0, 0, 0, 0, 0, 0, 0, 0, 0, 0, 0, 0, 0, 0, 0, 0, 0, 0, 0, 0, 0, 0, 0, 0, 0, 0, 0, 0, 0, 0, 0, 2, 2, 3, 3, 7, 9, 11, 17, 24, 28, 44, 67, 84, 94, 123, 157, 206, 267, 342, 433, 533, 645, 775]}, {"hoverinfo": "text+y", "hoverlabel": {"bgcolor": "white", "bordercolor": "#F1C400", "font": {"color": "#F1C400"}}, "hovertext": "Belgium", "marker": {"color": "#F1C400"}, "name": "Belgium", "type": "scatter", "uid": "c3e3c1dc-7443-11ea-8050-8c8590b56c5d", "x": ["2020-01-23", "2020-01-24", "2020-01-25", "2020-01-26", "2020-01-27", "2020-01-28", "2020-01-29", "2020-01-30", "2020-01-31", "2020-02-01", "2020-02-02", "2020-02-03", "2020-02-04", "2020-02-05", "2020-02-06", "2020-02-07", "2020-02-08", "2020-02-09", "2020-02-10", "2020-02-11", "2020-02-12", "2020-02-13", "2020-02-14", "2020-02-15", "2020-02-16", "2020-02-17", "2020-02-18", "2020-02-19", "2020-02-20", "2020-02-21", "2020-02-22", "2020-02-23", "2020-02-24", "2020-02-25", "2020-02-26", "2020-02-27", "2020-02-28", "2020-02-29", "2020-03-01", "2020-03-02", "2020-03-03", "2020-03-04", "2020-03-05", "2020-03-06", "2020-03-07", "2020-03-08", "2020-03-09", "2020-03-10", "2020-03-11", "2020-03-12", "2020-03-13", "2020-03-14", "2020-03-15", "2020-03-16", "2020-03-17", "2020-03-18", "2020-03-19", "2020-03-20", "2020-03-21", "2020-03-22", "2020-03-23", "2020-03-24", "2020-03-25", "2020-03-26", "2020-03-27", "2020-03-28", "2020-03-29", "2020-03-30", "2020-03-31"], "y": [0, 0, 0, 0, 0, 0, 0, 0, 0, 0, 0, 0, 1, 1, 1, 1, 1, 1, 1, 1, 1, 1, 1, 1, 1, 1, 1, 1, 1, 1, 1, 1, 1, 1, 1, 1, 1, 1, 2, 8, 13, 23, 50, 109, 169, 200, 239, 267, 314, 314, 559, 689, 886, 1058, 1243, 1486, 1795, 2257, 2815, 3401, 3743, 4269, 4937, 6235, 7284, 9134, 10836, 11899, 12775]}, {"hoverinfo": "text+y", "hoverlabel": {"bgcolor": "white", "bordercolor": "#F1C400", "font": {"color": "#F1C400"}}, "hovertext": "Belgium", "marker": {"color": "#F1C400"}, "name": "Belgium", "showlegend": false, "type": "scatter", "uid": "c3e3c2c6-7443-11ea-b16d-8c8590b56c5d", "visible": false, "x": ["2020-01-23", "2020-01-24", "2020-01-25", "2020-01-26", "2020-01-27", "2020-01-28", "2020-01-29", "2020-01-30", "2020-01-31", "2020-02-01", "2020-02-02", "2020-02-03", "2020-02-04", "2020-02-05", "2020-02-06", "2020-02-07", "2020-02-08", "2020-02-09", "2020-02-10", "2020-02-11", "2020-02-12", "2020-02-13", "2020-02-14", "2020-02-15", "2020-02-16", "2020-02-17", "2020-02-18", "2020-02-19", "2020-02-20", "2020-02-21", "2020-02-22", "2020-02-23", "2020-02-24", "2020-02-25", "2020-02-26", "2020-02-27", "2020-02-28", "2020-02-29", "2020-03-01", "2020-03-02", "2020-03-03", "2020-03-04", "2020-03-05", "2020-03-06", "2020-03-07", "2020-03-08", "2020-03-09", "2020-03-10", "2020-03-11", "2020-03-12", "2020-03-13", "2020-03-14", "2020-03-15", "2020-03-16", "2020-03-17", "2020-03-18", "2020-03-19", "2020-03-20", "2020-03-21", "2020-03-22", "2020-03-23", "2020-03-24", "2020-03-25", "2020-03-26", "2020-03-27", "2020-03-28", "2020-03-29", "2020-03-30", "2020-03-31"], "y": [0, 0, 0, 0, 0, 0, 0, 0, 0, 0, 0, 0, 0, 0, 0, 0, 0, 0, 0, 0, 0, 0, 0, 0, 0, 0, 0, 0, 0, 0, 0, 0, 0, 0, 0, 0, 0, 0, 0, 0, 0, 0, 0, 0, 0, 0, 0, 0, 3, 3, 3, 4, 4, 5, 10, 14, 21, 37, 67, 75, 88, 122, 178, 220, 289, 353, 431, 513, 705]}], "layout": {"annotations": [{"font": {"color": "#002D72", "family": "Gentona, Tahoma, sans-serif", "size": 24}, "showarrow": false, "text": "Cases for the current 10 most affected countries", "x": 0.02, "xref": "paper", "y": 1.2, "yref": "paper"}, {"font": {"color": "grey", "family": "Gentona, Tahoma, sans-serif", "size": 18}, "showarrow": false, "text": "Time series by date", "x": 0.02, "xref": "paper", "y": 1.1, "yref": "paper"}], "font": {"color": "dimgray", "family": "Gentona, Tahoma, sans-serif", "size": 12}, "height": 500, "hovermode": "closest", "legend": {"x": 1.03, "y": 0.7}, "updatemenus": [{"buttons": [{"args": ["yaxis.type", "linear"], "label": "Linear", "method": "relayout"}, {"args": ["yaxis.type", "log"], "label": "Logarithmic", "method": "relayout"}], "direction": "down", "pad": {"r": 10, "t": 10}, "showactive": true, "x": 1.025, "xanchor": "left", "y": 1, "yanchor": "top"}, {"buttons": [{"args": [{"showlegend": true, "visible": [true, false, true, false, true, false, true, false, true, false, true, false, true, false, true, false, true, false, true, false]}], "label": "Confirmed   ", "method": "restyle"}, {"args": [{"showlegend": true, "visible": [false, true, false, true, false, true, false, true, false, true, false, true, false, true, false, true, false, true, false, true]}], "label": "Deaths", "method": "restyle"}], "direction": "down", "pad": {"r": 10, "t": 10}, "showactive": true, "x": 1.025, "xanchor": "left", "y": 0.88, "yanchor": "top"}], "width": 800, "xaxis": {"nticks": 10, "rangemode": "nonnegative", "showgrid": false, "title": "Date", "zeroline": false}, "yaxis": {"title": "Number of Cases", "type": "linear"}}}
